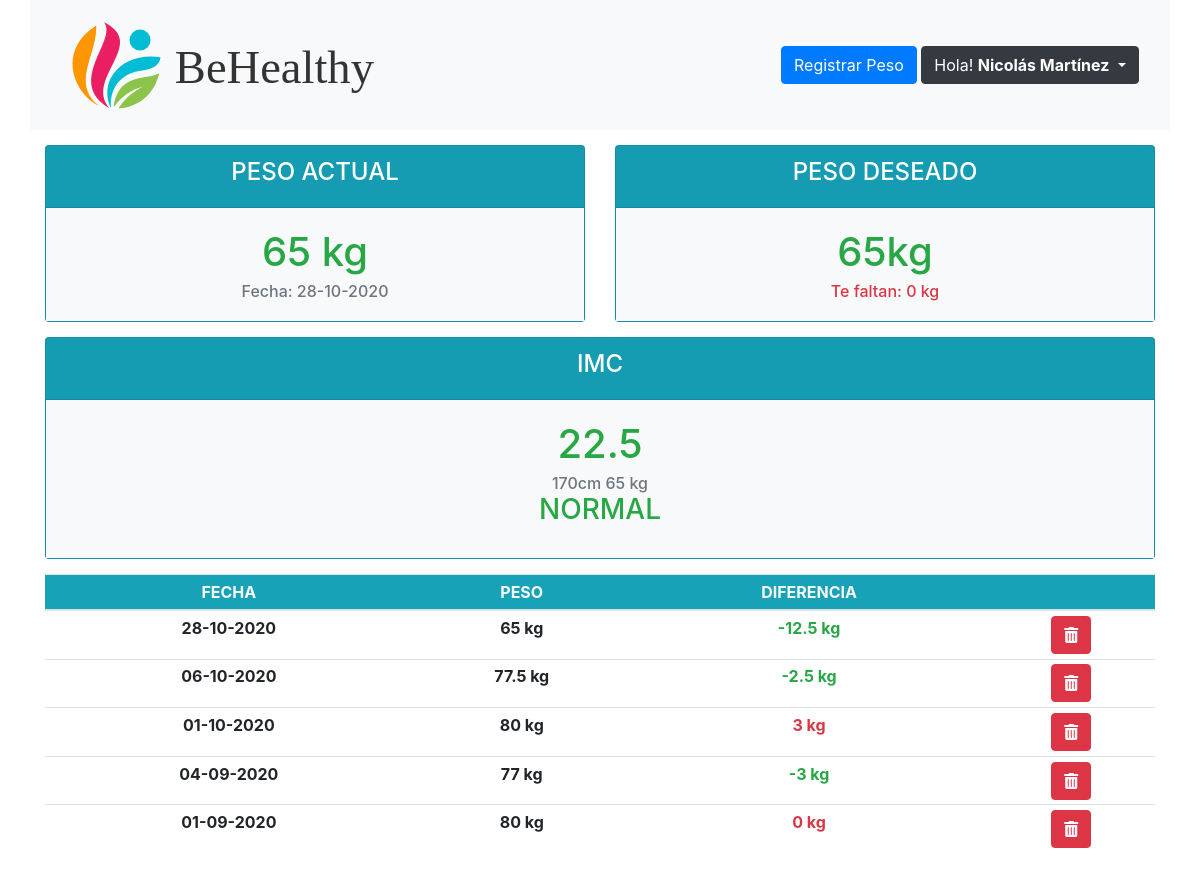
/home.php (signed in), run on the app's committed database.
### tables this page shows
CREATE TABLE `registros` (
  `idregistro` int(10) NOT NULL,
  `fecha` date NOT NULL,
  `peso` float NOT NULL,
  `idpersona` int(10) NOT NULL
);

### clases/Usuario.php (called while the page is built, shortened)
<?php
class Usuario
{
    protected $id;
    protected $nombre;
    protected $apellido;
    protected $estatura;
    protected $pesodeseado;
    public function getId() { return $this->id;}
    public function getNombreApellido() {return "$this->nombre $this->apellido";}
    public function getEstatura() {return $this->estatura;}
    public function getPesoDeseado() {return $this->pesodeseado;}
}

### .env.php (called while the page is built)
<?php
function credenciales() {
    return [
        'usuario'=>'root',
        'clave'=>'',
        'servidor'=>'localhost',
        'base_de_datos'=>'behealthy'
    ];
}

### clases/RepositorioRegistro.php (called while the page is built, shortened)
<?php
require_once '.env.php';
class RepositorioRegistro
{
    private static $conexion = null;
    public function __construct()
    {
        if (is_null(self::$conexion)) {
            $credenciales = credenciales();
            self::$conexion = new mysqli(   $credenciales['servidor'],
                                            $credenciales['usuario'],
                                            $credenciales['clave'],
                                            $credenciales['base_de_datos']);
            self::$conexion->set_charset('utf8');
        }
    }
    public function consultaRegistros($idUsuario)
    {
        $q = "SELECT * FROM registros ";
        $q.= "WHERE idpersona = ? ORDER BY fecha DESC";
        $query = self::$conexion->prepare($q);
        $query->bind_param("i", $idUsuario);
        if ( $query->execute() ) {
            $resultado = $query->get_result();
            $resultado = $resultado->fetch_all();
            return $resultado;
        }
        else {
            return false;
        }
    }
}

### clases/ControladorSesion.php (called while the page is built, shortened)
<?php
require_once 'Usuario.php';
require_once 'RepositorioRegistro.php';
class ControladorSesion
{
    public function getRegistros($idpersona)
    {
        $repo = new RepositorioRegistro();
        $listaRegistros = $repo->consultaRegistros($idpersona);
        if ($listaRegistros === false) {
            return [ false, "Error al cargar registros."];
        }
        else {
            return $listaRegistros;
        }
    }
}

### home.php (the view, shortened to what this page needs)
<?php
    require_once 'clases/Usuario.php';
    require_once 'clases/Registro.php';
    require_once 'clases/ControladorSesion.php';
    if (isset($_SESSION['usuario'])) {
        $usuario = unserialize($_SESSION['usuario']);
        $cs = new ControladorSesion();
        $tabla = $cs->getRegistros($usuario->getId());
      }
?>
<!DOCTYPE html>
<html>
    <head>
        <link rel="stylesheet" href="css/bootstrap.min.css">
        <link href="https://cdnjs.cloudflare.com/ajax/libs/font-awesome/5.14.0/css/all.min.css" rel="stylesheet">
    </head>
    <body class="container text-center ">
        <div class="row navbar bg-light">
            <div class="col-md-4 ">
                <img class="" src="ima/logo2.svg">
            </div>
            <div class="col-md-8 text-right">
                <button typy="button" class="btn btn-primary" data-toggle="modal" data-target="#registrarpeso">Registrar Peso </button>
                <div class="btn-group" role="group">
                      <button id="btnGroupDrop1" type="button" class="btn btn-dark dropdown-toggle" data-toggle="dropdown" aria-haspopup="true" aria-expanded="false">
                      Hola! <b><?=$usuario->getNombreApellido()?></b>
                      </button>
                </div>
            </div>
        </div>
        <div class="row text-center" style="margin-top: 15px;">
            <div class="col">
                <div class="card text-white bg-info " style="max-width: 100%;">
                    <div class="card-header"><h4>PESO ACTUAL</h4></div>
                    <div class="card-body bg-light">
                        <h1 class="text-success card-title"><?php
                        if (isset($tabla[0][2])){
                          echo $tabla[0][2].' kg';
                        } else {
                          echo "Sin Definir";
                        }
                        ?></h1>
                        <h6 class="text-secondary card-subtitle">Fecha: <?php
                        if (isset($tabla[0][1])){
                          echo $fechaNueva = date_format(date_create($tabla[0][1]),'d-m-Y');
                        } else {
                          echo "Sin Definir";
                        }
                        ?></h6>
                    </div>
                </div>
            </div>
            <div class="col">
                <div class="card text-white bg-info" style="max-width: 100%;">
                    <div class="card-header"><h4>PESO DESEADO</h4></div>
                    <div class="card-body bg-light">
                        <h1 class="text-success card-title"><?=$usuario->getPesoDeseado()?>kg</h1>
                        <h6 class="text-danger card-subtitle">Te faltan: <?php
                        if(isset($tabla[0][2])){
                          echo ($tabla[0][2]-$usuario->getPesoDeseado()). ' kg';
                        } else {
                          echo "Sin Definir";
                        }?></h6>
                    </div>
                </div>
            </div>
        </div>
        <div class="row text-center" style="margin-top: 15px;">
            <div class="col-md-12">
                <div class="card text-white bg-info " style="max-width: 100%;">
                    <div class="card-header"><h4>IMC</h4></div>
                    <div class="card-body bg-light">
                        <h1 id="imc" class="card-title"><?php
                        if (isset($tabla[0][2])){
                          echo $imc=round((($tabla[0][2]/($usuario->getEstatura()*$usuario->getEstatura()))*10000),1);
                        } else{
                          echo "Sin Definir";
                        }
                        ?></h1>
                        <h6 class="text-secondary card-subtitle"><?php
                        if (isset($tabla[0][2])){
                          echo $usuario->getEstatura()."cm";
                        }
                        ?>
                        <?php
                        if (isset($tabla[0][2])){
                          echo $tabla[0][2].' kg';
                        }else{
                          echo "Sin definir";
                        }
                        ?></h6>
                        <h3 id="escala" class="card-title"><?php
                        if (isset($imc)){
                          if (($imc>=18.5)&&($imc<25) ){ $escala="NORMAL";}
                          echo $escala;
                        }else{
                          echo "Sin Definir";
                        }
                        ?></h3>
                    </div>
                </div>
            </div>
        </div>
        <div class="row text-center font-weight-bold" style="margin: 15px 0px;">
          <table class="table table-sm text-center">
            <thead>
              <tr class="bg-info text-light">
                <th scope="col">FECHA</th>
                <th scope="col">PESO</th>
                <th scope="col">DIFERENCIA</th>
                <th scope="col"></th>
              </tr>
            </thead>
            <tbody>
                  <?php
                  $diferencia = [];
                  for($i=1;$i<count($tabla);$i++){
                    array_push($diferencia, $tabla[$i-1][2]-$tabla[$i][2]);
                  }
                  array_push($diferencia, 0);
                  for($i=0; $i<count($tabla); $i++){
                      echo '<tr>';
                      echo '<td>'.date_format(date_create($tabla[$i][1]), 'd-m-Y').'</td>';
                      echo '<td>'.$tabla[$i][2].' kg</td>';
                      echo '<td class="color">'.$diferencia[$i].' kg</td>';
                      echo '<td><button id="'.$tabla[$i][0].'" class="btn btn-danger btnEliminar" onclick="eliminar(this.id)"><i class="fas fa-trash-alt"></i>
                      </button> </td>';
                      echo '</tr>';
                  }
                ?>
            </tbody>
          </table>
        </div>
    </body>
</html>

### data on the page
registros: peso "65", fecha "28-10-2020", $tabla[0][2]-$usuario->getPesoDeseado() "0", peso "22.5", peso "NORMAL", i "-12.5"
registros: fecha "06-10-2020", peso "77.5", i "-2.5"
registros: fecha "01-10-2020", peso "80", i "3"
registros: fecha "04-09-2020", peso "77", i "-3"
registros: fecha "01-09-2020", peso "80", i "0"

### other printed values
$usuario->getNombreApellido() "Nicolás Martínez"
$usuario->getPesoDeseado() "65"
$usuario->getEstatura() "170"
